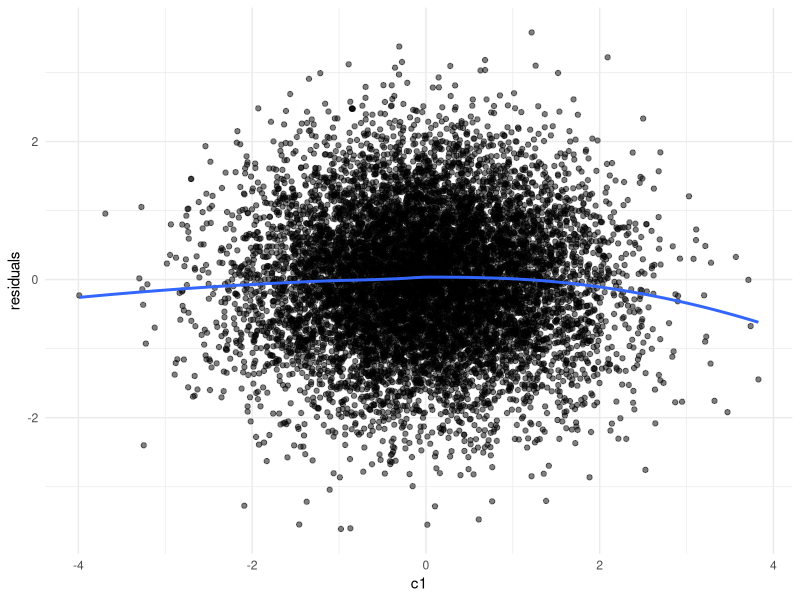

Generate this figure with R:
# Here we create a script to create a data simulation for panel data. 
# We simulate X and Y, having autoregressive effects and a lag-1 crossed effect. 
# X and Y are both affected by a number of confounding variables C, which have stable effects
# over time as they represent time-invariant confounding variables, such as IQ. 
# The data simulation model will have the following properties:
#
# 1. Each variable will have an innovation (or unexplained variance) such that the total variance of each variable is 1.
# 2. Each variable will have a mean of 0. 
# 3. The autoregressive effects will be set to 0.25 for both X and Y.
# 4. The crossed lag-1 effect of X on Y will be set to 0.1.
# 5. The confounding variables will have effects of 0.2 on X and 0.15 Y.
# 6. The innovations will have residual correlations of 0.3 at each time-point, but not across time-points.
#
# Let's rephrase what we are doing here. We have got some knowns, because we specify them. They include the
# effects matrix A, the effects matrix B and the variance matrix psi. We also know that the diagonal of S 
# is supposed to be 1. This leaves us with 2 unknowns. We do not know the variance of the innovations, and we
# do not know the covariance between X and Y. Hence all code is actually just a way of solving for these unknowns
# that we need to simulate data. 

# reproducibility
set.seed(427) 

# load required libraries
library(mvtnorm)
library(psych)                                             # for descriptives
library(lavaan)                                            # for fitting CLPM
library(tidyverse)

### CLPM parameters ###
N <- 100000                                                # number of people
T <- 5                                                     # number of time points

ax <- 0.25                                                 # effect of X_(t-1) on X_t
ay <- 0.25                                                 # effect of Y_(t-1) on Y_t
bx <- 0.10                                                 # effect of Y_(t-1) on X_t
by <- 0.10                                                 # effect of X_(t-1) on Y_t
rho <- 0.30                                                # residual correlation of innovations
                                                          
# create the path matrix A from these effects
A <- matrix(c(ax, by, 
              bx, ay), 
            nrow = 2, byrow = TRUE)

### confounder parameters ###
k_lin <- 3                                                 # number of "linear" confounders (baseline C1..C3)

# baseline linear effects of confounders on X_t and Y_t
gamma_x_lin <- c(0.30, 0.20, 0.10)                         # effect of confounders on X_t
gamma_y_lin <- c(0.30, 0.20, 0.10)                         # effect of confounders on Y_t

# next we want to add a form of non-linearity. Namely a cutoff, beyond which confounders C
# have strongly reduced or no *additional* effect on the variables X and Y.
# First we need to specify the cutoff:
thr <- 1                                                   # cutoff threshold for confounders (in SD units)

# if we want (approximately) no slope beyond the threshold, we can subtract the entire linear effect:
# gamma_x_cut is the effect of the "excess above the threshold" on X.
# Note we could here have specified a percentage of the effect size instead of the entire effect size,
# if we just wanted to change from one linear effect to a smaller linear effect.
gamma_x_cut <- -gamma_x_lin                                # plateau for X above threshold
gamma_y_cut <- -gamma_y_lin                                # plateau for Y above threshold

# (set gamma_y_cut <- rep(0, k_lin) if you want only X to plateau and Y to stay linear)

# now the actual total number of confounders is k_lin * 2, since we have the linear and the cutoff effects.
# the number of "true exogenous" linear confounders is still k_lin, so we store this separately
k <- k_lin * 2                                             # total number of confounder variables (C and cutoff versions)

# we can now start simulating our exogenous linear confounders
# we use the function rmvnorm to generate multivariate normal data
Psi_base <- diag(rep(1, k_lin))                            # variance-covariance matrix of base confounders (I in this case)
U_lin <- rmvnorm(N, 
                 mean  = rep(0, k_lin),                    # mean of confounders = 0, since we want standardised effect sizes
                 sigma = Psi_base)                         # C1..C3 ~ N(0,1), independent

# and we can now create the cutoff confounders, where we apply the cutoff
# by subtracting the threshold, and setting negative values to 0.
# Basically, this variable is positive with the amount that the confounder exceeds the threshold.
U_cut <- pmax(U_lin - thr, 0)                              # H_j = max(C_j - thr, 0)

# now we can combine the linear and cutoff confounders into one matrix U
# columns: first the k_lin linear confounders, then k_lin cutoff confounders
U <- cbind(U_lin, U_cut)                                   # N x k, where k = 2 * k_lin

# and empirically save their varcov matrix
Psi <- cov(U)                                              # full covariance of (C, cutoff) confounders

# now we update the effect vectors to include the effect sizes for the cutoff effects.
# order of entries in gamma_x / gamma_y corresponds to the column order in U:
# (C1, C2, C3, H1, H2, H3)
gamma_x <- c(gamma_x_lin, gamma_x_cut)
gamma_y <- c(gamma_y_lin, gamma_y_cut)

# we can now build matrix B, which is 2 x k
B <- rbind(gamma_x, gamma_y)

### varcov matrixes ###
# we want the variance of each variable to be 1
S_target <- diag(2)                                        # since we have two variables, X and Y, we create a 2x2 identity matrix. This assumes NO covariance between X and Y
                                                           # further than the effects that were specified before

# the confounders are the only exogenous variables
# and as such, we can calculate the variance that they contribute to each variable (or occasion of the variable) directly
# which is simply the variance of the confounders*effect size 
# Psi contains their varcov matrix, and B contains the effect sizes. 
# we use var(Ax) = A*var(x)*A' -> B*Psi*B'. Note that Psi != I here, since the cutoff creates 
# covariance between the confounders (e.g. between C and H = max(C - thr, 0)).
S_U  <- B %*% Psi %*% t(B)

# now we want to specify a correlation rho between the innovations of X and Y.
# which means the part that is not explained by the confounders or lagged relationships
# still correlate with each other. Our job is to find out: given we specify a value rho,
# denoting the correlation between the innovations of X and Y, what must the covariance between X and Y be,
# while accounting for the covariance that is already induced by the confounders and the lagged relationships.
# In one question: Given S_U, A and our desired rho, what must the covariance between X and Y be in order for
# the system to be stationary? 

find_c <- function(A, S_U, rho) {

  # function of c: difference between actual innovation correlation and target rho
  # we need to calculate how much covariance is induced by c and the lagged relationships
  f <- function(c) {

    # target stationary covariance of (X_t, Y_t)
    # the variances are 1 since we specified them to be
    # and the covariance is c, which we are searching for
    S_target_c <- matrix(c(1, c,
                           c, 1),
                         nrow = 2, byrow = TRUE)
    
    # dynamic part variance
    # first we get rid of the confounder-induced variance
    S_dyn_c <- S_target_c - S_U
    
    # now we can compute the innovation covariance matrix
    # based on the stationarity constraints
    Sigma_e_c <- S_dyn_c - t(A) %*% S_dyn_c %*% A
    
    # compute correlation of innovations
    # the variance of innovations of X is v1
    v1 <- Sigma_e_c[1, 1]
    # the variance of innovations of Y is v2
    v2 <- Sigma_e_c[2, 2]
    # their covariance is cov12
    cov12 <- Sigma_e_c[1, 2]
    # their correlation is then:
    corr_e <- cov12 / sqrt(v1 * v2)
    
    # this is then the difference between the desired correlation and the actual correlation
    corr_e - rho
  }

  # now this function f(c) should be zero when we have found the correct c
  # as such we can look for the value of c that makes f(c) = 0.
  # Note that if the matrix A would be symmetric, then v1=v2, and we have
  # a closed form solution for v. With two unknowns, we lack an equation and
  # need to solve numerically. 
  uniroot(f, interval = c(-0.99, 0.99))$root
}

# use the function to find the required covariance between X and Y
c_stat <- find_c(A, S_U, rho)

# overwrite S_target to include the stationary covariance between X and Y
S_target <- matrix(c(1, c_stat,
                     c_stat, 1),
                   nrow = 2, byrow = TRUE)

# variance by the dynamic process:
# now we know that any variance that does not come directly from the confounder, must come from the dynamic process (feed forward + innovations)
# since we also know that we want the variance of our variables to be 1, we can calculate the variance that we can still 'spend'
# on the dynamic part by simple subtraction:
S_dyn <- S_target - S_U

# now we can check if our matrix is positive semidefinite (i.e. that all eigenvalues are positive)
# i.e. we do not want to set our requirement so that we must generate data with negative variances. 
# we check that here.
# first we make it robust to small numerical errors created by floating point storage (S_dyn + t(S_dyn))/2
# and then extract the eigenvalues
eS <- eigen((S_dyn + t(S_dyn))/2)$values
# check if any are very close to, or smaller than 0. 
eS[eS<1e-10]

# now we need to compute the innovation covariance matrix.
# we compute how much innovation variance we must add, such that the dynamic process is stationary. 
# which means that the variance of X_t and Y_t do not change over time.
# read it like: how much innovation variance must we add such that the variance of each variable equals S_dyn. 
# and remember that if the variance of the dynamic process equals S_dyn, then all our variables have variances equal to S_target.
# 1. X_t = A X_(t-1) + e_t
# 2. for all variables: D_t = A D_t-1 + e_t
# 3. S_dyn = var(D_t) = A S_dyn A' + S_e (Since var(X_t) = A^2 * var(X_t-1) + var(e_t))
# 4. solve for S_e: S_e = S_dyn - A S_dyn A'
# note that this only works because the system is stationary! we can exclude the variance D_t receives directly from the confounders
# since it is the same at every step, and the variance of the dynamic process is the same at every step. If this would not be the case
# we would need to use formulas to compute how much innovation should be added to each measurement occasion separately.
Sigma_e <- S_dyn - t(A) %*% S_dyn %*% A

# and again we fix potential rounding error
Sigma_e <- (Sigma_e + t(Sigma_e))/2

# For t = 1, there is no carryover from a previous wave. The observed var-cov should be:
# Var([X1,Y1]) = S_U + Sigma_e1. To keep the same S_target at t=1, set:
Sigma_e1 <- S_dyn                             # because S_target = S_U + S_dyn
Sigma_e1 <- (Sigma_e1 + t(Sigma_e1))/2

# now we can simulate the dynamic process data for X and Y
# we add here the entire variance to each variable, so that is feed forward + innovations
# these are only X1 and Y1, so they only have the direct confounder effects

#  for t = 1: no lag yet, so Ddyn = e1 with Sigma_e1 ----
Ddyn <- rmvnorm(N,                            
  mean  = c(0,0),                              # mean of the variables X and Y = 0, since we want standardised effect sizes
  sigma = Sigma_e1)                            # dynamic part covariance for the first wave

# initialise df with N rows and 2*T + k columns. 2*T for X and Y, k for confounders
df <- matrix(NA, nrow = N, ncol = 2*T + k)
colnames(df) <- c(paste0("x", 1:T),
                  paste0("y", 1:T),
                  paste0("c", 1:k))

# save the confounders (C1..Ck_lin followed by cutoff vars H1..Hk_lin)
df[, (2*T + 1):(2*T + k)] <- U

# we now add to the first wave X and Y the direct confounder effects
# where we have our confounders (U) and the effect sizes (B)
obs1 <- Ddyn + U %*% t(B)

# we can store the first wave in our dataframe now
df[, 1]    <- obs1[, 1] 
df[, 1+T ] <- obs1[, 2]

# a next wave can be simulated as:
# Ddyn <- Ddyn %*% t(A) + rmvnorm(N, sigma=Sigma_e)
# where we get the previous wave observations, times their effect sizes + the innovations such that var=1. 
# and afterwards we can again add the direct confounder effects
# obs <- Ddyn + U %*% t(B)
# write a loop to do this up to T occasions:
for(i in 2:T){ 

  # simulate the dynamic part
  Ddyn <- Ddyn %*% t(A) + rmvnorm(N, sigma = Sigma_e) 

  # add the direct confounder effects
  obs <- Ddyn + U %*% t(B) 

  # move the data to the dataframe
  df[, i]    <- obs[, 1] 
  df[, i+T ] <- obs[, 2] 
}

# check that the variance of each variable are 1 (approximately)
round(apply(df, 2, var), 3)

# check the varcov matrix
sigma <- cov(df)
round(sigma, 3)

# check descriptives
describe(df)

# create a sample dataframe for plotting residuals 
df_sample <- df[sample(1:nrow(df), 10000), ]

# fit a linear regression between X at t=1 and Y at t=2
lm_fit <- lm(x1 ~ c1, data = as.data.frame(df_sample))

# save the residuals
residuals <- lm_fit$residuals

# plot the residuals versus X1
ggplot(df_sample, aes(x = c1, y = residuals)) +
  geom_point(alpha = 0.5) +
  geom_smooth(method = "loess", se = FALSE) +
  theme_minimal()

# cache the data to the data folder
# write.csv(df, file = "Code/Data/Data_Sim_plateau_Pop.csv", row.names = FALSE)
